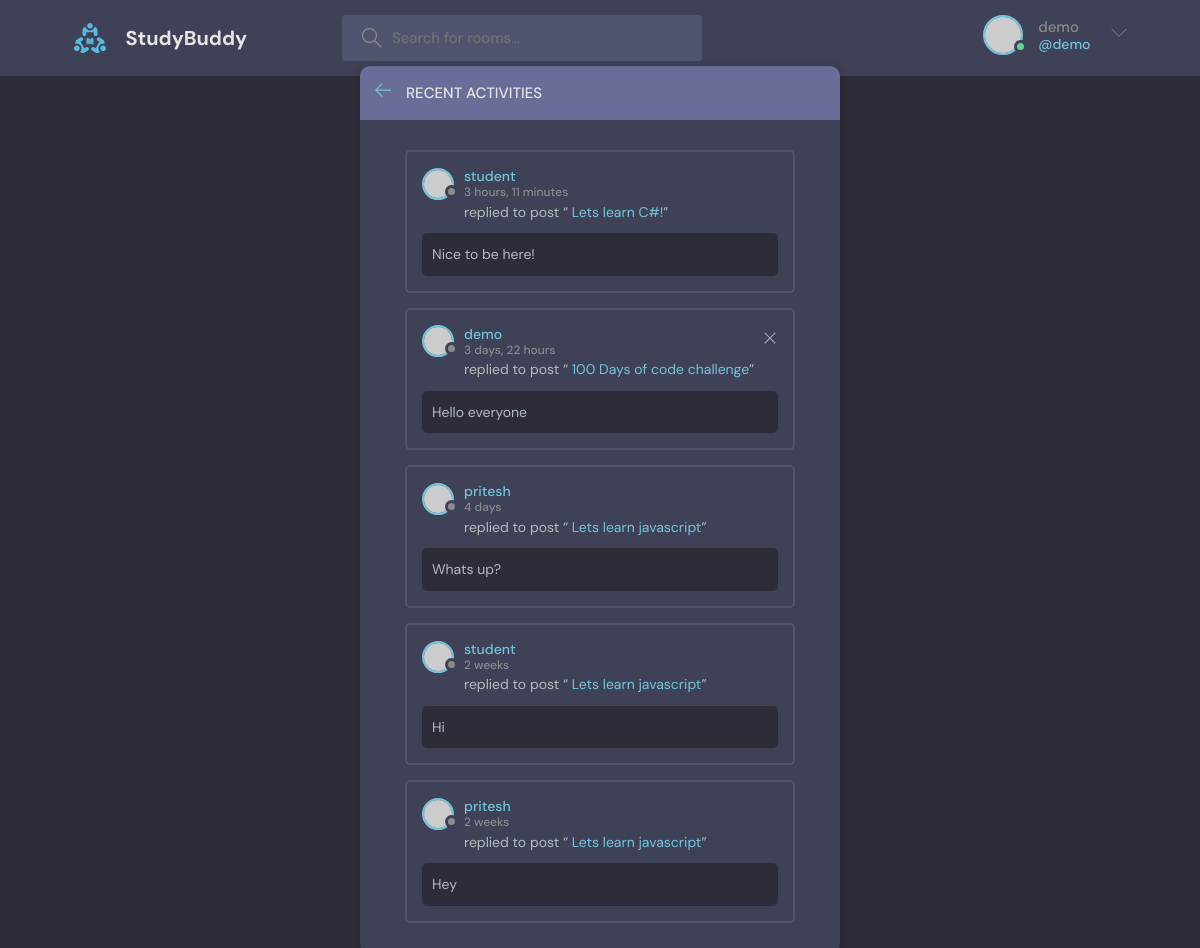
Page /activity/ (signed in) on the committed database.
### base/models.py (models this page shows)
class Message(models.Model):
    user = models.ForeignKey(User, on_delete=models.CASCADE)
    room = models.ForeignKey(Room, on_delete=models.CASCADE)
    body = models.TextField()
    updated =  models.DateTimeField(auto_now=True)
    created =  models.DateTimeField(auto_now_add=True)
    class Meta:
        ordering = ['-updated', '-created']
    def __str__(self):
        return self.body[0:50]

class Room(models.Model):
    host = models.ForeignKey(User, on_delete=models.SET_NULL, null=True)
    topic =  models.ForeignKey(Topic, on_delete=models.SET_NULL, null=True)
    name = models.CharField(max_length=200)
    description = models.TextField(null=True, blank=True)
    participants = models.ManyToManyField(User, related_name='participants', blank=True)
    updated =  models.DateTimeField(auto_now=True)
    created =  models.DateTimeField(auto_now_add=True)
    class Meta:
        ordering = ['-updated', '-created']
    def __str__(self):
        return str(self.name)

### base/views.py (the view)
# urls.py: path("activity/", views.activityPage, name="activity"),
def activityPage(request):
    room_messages = Message.objects.all()
    return render(request, 'base/activity.html', {'room_messages': room_messages})

### base/templates/base/activity.html
{% extends 'main.html' %} {% block content %}
<main class="layout">
  <div class="container">
    <div class="layout__box">
      <div class="layout__boxHeader">
        <div class="layout__boxTitle">
          <a href="{% url 'Home' %}">
            <svg
              version="1.1"
              xmlns="http://www.w3.org/2000/svg"
              width="32"
              height="32"
              viewBox="0 0 32 32"
            >
              <title>arrow-left</title>
              <path
                d="M13.723 2.286l-13.723 13.714 13.719 13.714 1.616-1.611-10.96-10.96h27.625v-2.286h-27.625l10.965-10.965-1.616-1.607z"
              ></path>
            </svg>
          </a>
          <h3>Recent Activities</h3>
        </div>
      </div>
      <div class="activities-page layout__body">
        {% for message in room_messages %}
        <div class="activities__box">
          <div class="activities__boxHeader roomListRoom__header">
            <a
              href="{% url 'user-profile' message.user.id %}"
              class="roomListRoom__author"
            >
              <div class="avatar avatar--small">
                <img src="https://randomuser.me/api/portraits/women/11.jpg" />
              </div>
              <p>
                {{message.user}}
                <span>{{message.created | timesince}}</span>
              </p>
            </a>
            {% if request.user == message.user %}
            <div class="roomListRoom__actions">
              <a href="{% url 'delete-message' message.id %}">
                <svg
                  version="1.1"
                  xmlns="http://www.w3.org/2000/svg"
                  width="32"
                  height="32"
                  viewBox="0 0 32 32"
                >
                  <title>remove</title>
                  <path
                    d="M27.314 6.019l-1.333-1.333-9.98 9.981-9.981-9.981-1.333 1.333 9.981 9.981-9.981 9.98 1.333 1.333 9.981-9.98 9.98 9.98 1.333-1.333-9.98-9.98 9.98-9.981z"
                  ></path>
                </svg>
              </a>
            </div>
            {% endif %}
          </div>
          <div class="activities__boxContent">
            <p>
              replied to post “
              <a href="{% url 'Room' message.room.id %}">{{ message.room }}</a>”
            </p>
            <div class="activities__boxRoomContent">{{message}}</div>
          </div>
        </div>
        {% endfor %}
      </div>
    </div>
  </div>
</main>
{% endblock content %}

### templates/navbar.html (shortened to what this page needs)
{% load static %}
<header class="header header--loggedIn">
  <div class="container">
    <a href="{% url 'Home' %}" class="header__logo">
      <img src="{% static 'images/logo.svg' %}" />
      <h1>StudyBuddy</h1>
    </a>
    <form class="header__search" method="get" action="{% url 'Home' %}">
      <label>
        <input name="q" placeholder="Search for rooms..." />
      </label>
    </form>
    <nav class="header__menu">
      {% if request.user.is_authenticated %}
      <div class="header__user">
        <a href="{% url 'update-user' %}">
          <div class="avatar avatar--medium active">
            <img src="https://randomuser.me/api/portraits/men/37.jpg" />
          </div>
          <p>
            {{request.user.username}} <span>@{{request.user.username}}</span>
          </p>
        </a>
        <button class="dropdown-button">
          <svg
            version="1.1"
            xmlns="http://www.w3.org/2000/svg"
            width="32"
            height="32"
            viewBox="0 0 32 32"
          >
            <title>chevron-down</title>
            <path d="M16 21l-13-13h-3l16 16 16-16h-3l-13 13z"></path>
          </svg>
        </button>
      </div>
      {% else %}
      <a href="{% url 'login' %}">
        <img src="{% static 'images/avatar.svg' %}" />
        <p>Login</p>
      </a>
      {% endif %}
    </nav>
  </div>
</header>

### rows in the picture
Message: user "student", created "3 hours, 11 minutes", room "Lets learn C#!", body "Nice to be here!"
Message: user "demo", created "3 days, 22 hours", room "100 Days of code challenge", body "Hello everyone"
Message: user "pritesh", created "4 days", room "Lets learn javascript", body "Whats up?"
Message: user "student", created "2 weeks", room "Lets learn javascript", body "Hi"
Message: user "pritesh", created "2 weeks", room "Lets learn javascript", body "Hey"

### other values in the picture
{{ request.user.username }} "demo"
